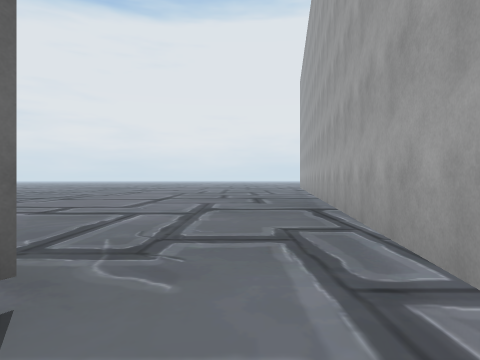
View 1 (above)

13 first-person views from a walk through a 3-D level made in the Unity game engine. The camera is 1.3 m above the floor, looks level and sees 75° across. The floor is counted in squares, 2 m on a side. Each view is taken from the middle of a square. On the plan, view 1 faces up. The plan holds only what a view shows up to about 10 squares ahead; the rest is blank. The place goes on beyond the plan. Some animated figures are not drawn.

View 2
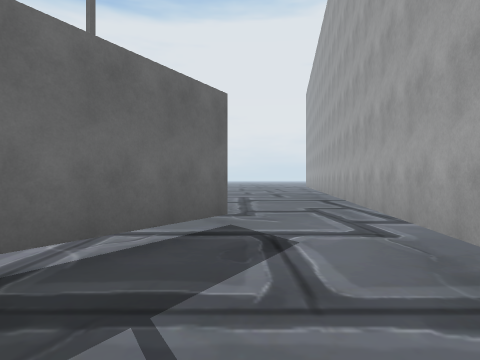

View 3
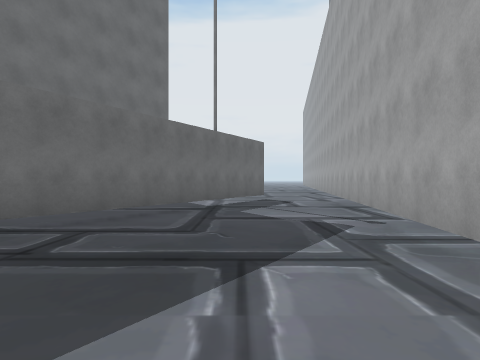

View 4
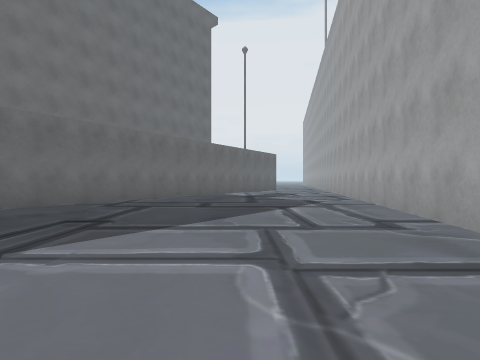

View 5
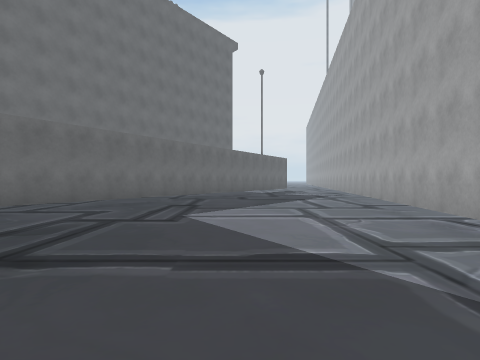

View 6
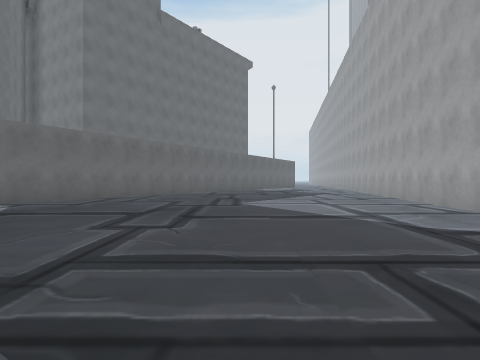

View 7
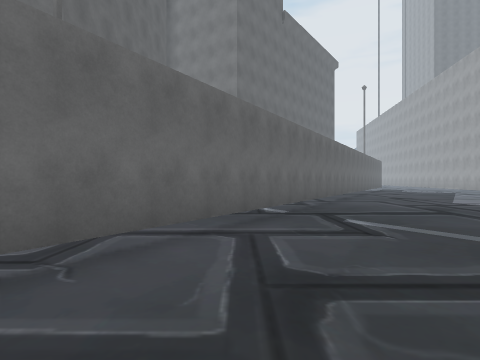

View 8
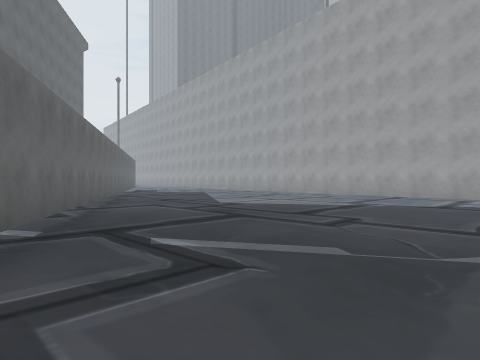

View 9
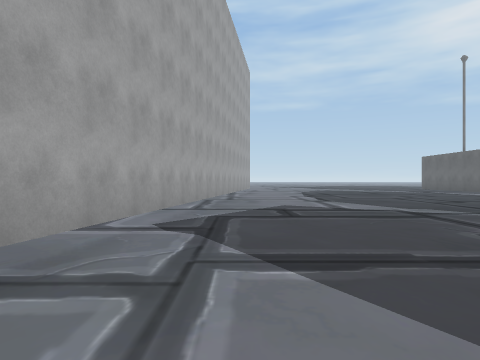

View 10
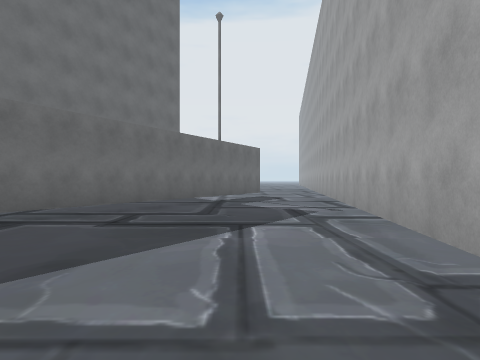

View 11
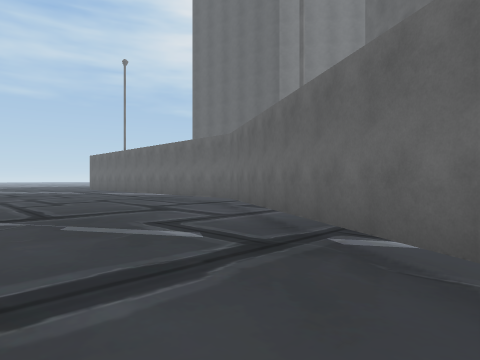

View 12
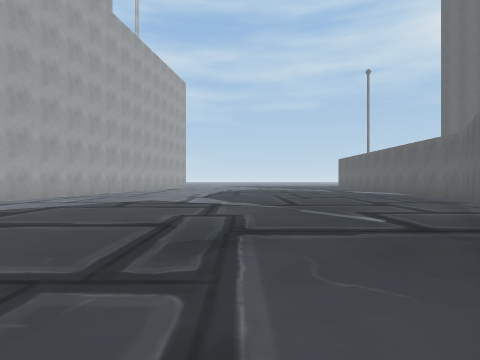

View 13
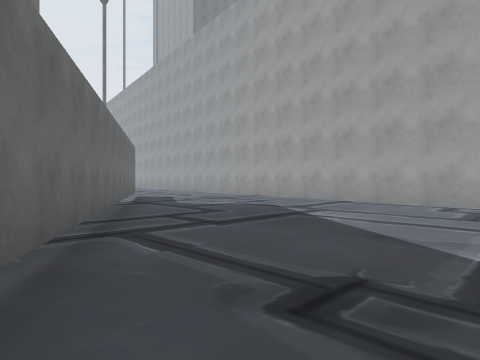

### Floor plan
Points are (right, up) in squares from view 1. A wall is a line through its corners. A room is listed if a view was taken in it or the views show most of it. See-through windows are left out.
Room 1 (views 1, 2, 3, 4, 5, 6, 7, 8, 9, 10, 11, 12, 13)
walls: (-2.2, -20.5) (1.2, 2.4); (-1.2, 1.7) (-12.9, -18.3) (-13, -20.2)
ways out: opening at (-0.5, 2)

Where each view was taken, in squares from view 1:
view 1: 0 up, 0 right, facing up
view 2: 3 down, 1 left, facing up
view 3: 9 down, 2 left, facing up
view 4: 14 down, 3 left, facing up
view 5: 17 down, 4 left, facing up
view 6: 20 down, 5 left, facing up
view 7: 20 down, 11 left, facing up
view 8: 18 down, 11 left, facing up-right
view 9: 12 down, 3 left, facing down
view 10: 11 down, 2 left, facing up
view 11: 12 down, 7 left, facing down-left
view 12: 10 down, 7 left, facing down
view 13: 10 down, 7 left, facing up-right
